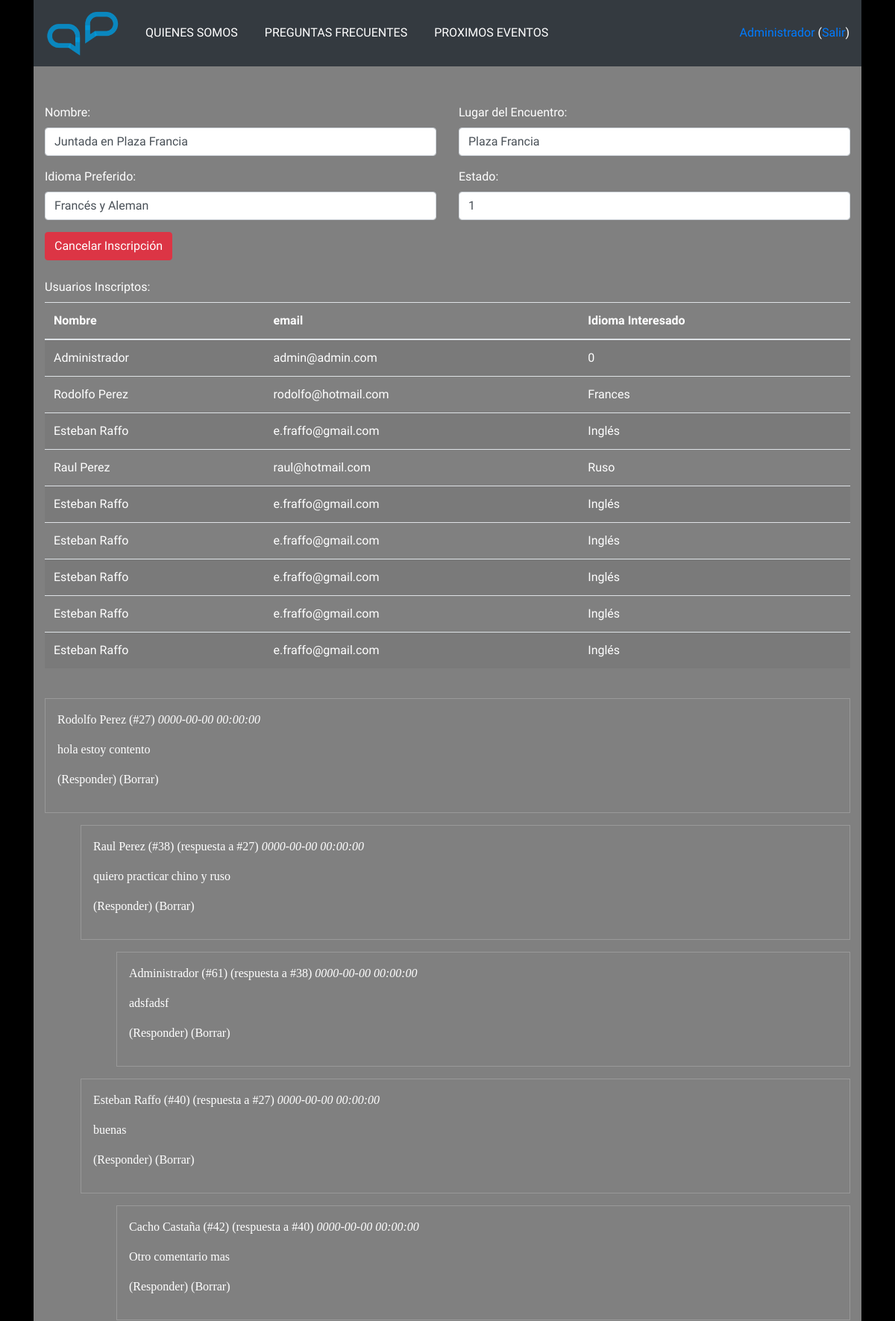
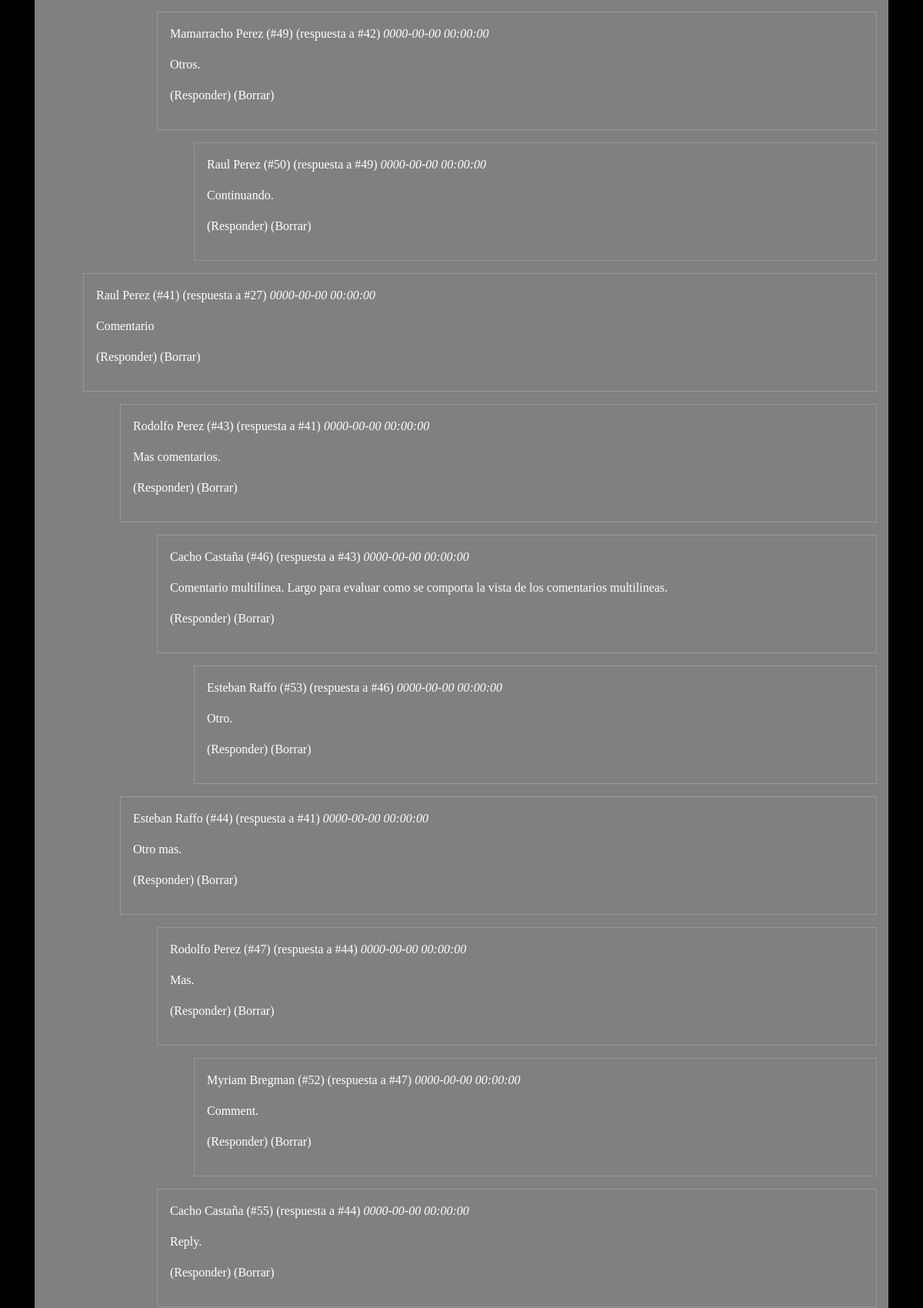
/EventoDetalle.php?id=1 (signed in, upper part), run on the app's committed database (2 pictures, top to bottom).
### tables this page shows
CREATE TABLE `users` (
  `id` int(10) NOT NULL AUTO_INCREMENT,
  `name` varchar(255) NOT NULL,
  `email` varchar(190) NOT NULL,
  `password` varchar(255) NOT NULL,
  `age` int(10) NOT NULL,
  `telephone` varchar(255) NOT NULL,
  `country` varchar(255) NOT NULL,
  `website` varchar(100) NOT NULL,
  `message` varchar(100) DEFAULT NULL,
  `sex` varchar(100) NOT NULL,
  `language` varchar(100) NOT NULL,
  `role_id` int(11) DEFAULT NULL,
  `created_at` timestamp NULL DEFAULT NULL,
  `updated_at` timestamp NULL DEFAULT NULL,
  `photo` varchar(255) DEFAULT NULL,
  PRIMARY KEY (`id`),
  UNIQUE KEY `users_email_unique` (`email`)
);

CREATE TABLE `events` (
  `id` int(10) NOT NULL AUTO_INCREMENT,
  `name` varchar(190) NOT NULL,
  `site` varchar(500) NOT NULL,
  `language` varchar(100) NOT NULL,
  `status_id` int(11) DEFAULT NULL,
  `created_at` timestamp NULL DEFAULT NULL,
  `updated_at` timestamp NULL DEFAULT NULL,
  PRIMARY KEY (`id`),
  UNIQUE KEY `event_name_unique` (`name`)
);

CREATE TABLE `inscriptions` (
  `id` int(10) NOT NULL AUTO_INCREMENT,
  `user_id` int(10) NOT NULL,
  `event_id` int(10) NOT NULL,
  `created_at` timestamp NULL DEFAULT NULL,
  `updated_at` timestamp NULL DEFAULT NULL,
  PRIMARY KEY (`id`),
  KEY `user_event_user_id_foreign` (`user_id`),
  KEY `user_event_event_id_foreign` (`event_id`),
  CONSTRAINT `user_event_event_id_foreign` FOREIGN KEY (`event_id`) REFERENCES `events` (`id`),
  CONSTRAINT `user_event_user_id_foreign` FOREIGN KEY (`user_id`) REFERENCES `users` (`id`)
);

CREATE TABLE `comments` (
  `id` int(11) NOT NULL AUTO_INCREMENT,
  `parent_id` int(11) NOT NULL,
  `event_id` int(11) NOT NULL,
  `user_id` int(11) NOT NULL,
  `comment` varchar(500) NOT NULL,
  `timestamp` datetime NOT NULL,
  PRIMARY KEY (`id`)
);

### EventoDetalle.php (the view, shortened to what the rows shown need)
<?php
  require_once("funciones.php");
    $Evento = traerEventoPorId($_GET['id']);
    $usuariosInscriptos = Inscripciones::ObtenerTodas($Evento->getId());
    $comentariosDelEvento = Comentarios::ObtenerTodos($Evento->getId());
    $nuevo = null;
  if(isset($_POST)) {
      $nuevo = isset($_GET['Nuevo']) ? $_GET['Nuevo'] : '';
	}
?>
<?php $TituloPagina = "Detalles del Evento"; include 'header.php'; ?>
<div class="data-form">
	<div class="row">
		<div class="col-sm">
			<div class="form-group">
				<label class="control-label">Nombre:</label>
				<input type="text" class="form-control" name="" value="<?=$Evento->getName()?>">
			</div>
		</div>
		<div class="col-sm">
			<div class="form-group">
				<label class="control-label">Lugar del Encuentro:</label>
				<input class="form-control" type="text" name="" value="<?=$Evento->getSite()?>">
      </div>
		</div>
  </div>
	<div class="row">
		<div class="col-sm">
			<div class="form-group">
				<label class="control-label">Idioma Preferido:</label>
				<input class="form-control" type="text" name="" value="<?=$Evento->getLanguage()?>">
      </div>
		</div>
		<div class="col-sm">
			<div class="form-group">
				<label class="control-label">Estado:</label>
				<input class="form-control" type="text" name="" value="<?=$Evento->getStatus()?>">
      </div>
		</div>
  </div>
</div>
<br><br>
<div class="row">
  <div class="col-sm">
    <?php if($usuariosInscriptos): ?>
      <table class="table table-striped table-hover">
        <thead>
          <tr>
            <th>Nombre</th>
            <th>email</th>
            <th>Idioma Interesado</th>
          </tr>
        </thead>
        <tbody>
          <?php foreach($usuariosInscriptos as $unaInscripcion): ?>
            <?php $unUsuario = traerUsuarioPorId($unaInscripcion->getUserId());?>
            <tr>
              <td><a href=usuarioDetalle.php?id=<?=$unUsuario->getId() ?> class='nombreUsuario'><?=$unUsuario->getName();?></a></td>
              <td><?=$unUsuario->getEmail();?></td>
              <td><?=$unUsuario->getLanguage();?></td>
            </tr>
          <?php endforeach; ?>
        </tbody>
      </table>
      <br>
    <?php else: ?>
      <label> No hay usuarios inscriptos en este evento</label>
      <br>
    <?php endif; ?>
  </div>
</div>
<?php if($comentariosDelEvento):  ?>
  <div class="table table-striped table-hover">
    <?php
      $pila = [];
      $actual = 0;
     while(count($comentariosDelEvento)) {
       if($pila) {
         $encontrado = false;
         for($x=0; $x<count($comentariosDelEvento) && !$encontrado; $x++) {
           if($comentariosDelEvento[$x]->getParentId() == end($pila)) {
             $actual = $x;
             $encontrado = true;
           }
         }
         if(!$encontrado) {
           array_pop($pila);
           $actual = 0;
           continue;
         }
       } else {
         $encontrado = false;
         for($x=$actual; $x<count($comentariosDelEvento) && !$encontrado; $x++) {
           if($comentariosDelEvento[$x]->getParentId() == 0) {
             $actual = $x;
             $encontrado = true;
           }
         }
       }
       array_push($pila, $comentariosDelEvento[$actual]->getId());
       $unComentario = $comentariosDelEvento[$actual];
       array_splice($comentariosDelEvento, $actual, 1);
       $enRespuestaA = $unComentario->getParentId() ? ' (respuesta a #' . $unComentario->getParentId() . ")" : "";
         $anidado = $unComentario->getParentId() == 0 ? '' : 'anidado'; ?>
         <ul class="<?=$anidado ?> <?=$nuevo==$unComentario->getId() ? 'nuevo' : ''?>" id=Comentario<?=$unComentario->getId() ?>>
           <div class='comment'>
            <p>
              <a href=usuarioDetalle.php?id=<?=$unComentario->getUserId() ?> class='nombreUsuario'><?=$unComentario->getUserName();?></a>
              (#<?=$unComentario->GetId() ?>) <?= $enRespuestaA ?>
              <em> <?=$unComentario->timestamp ?></em>
            </p>
            <p class="links-comentario"><?=$unComentario->getComment();?></p>
            <p>
                <a href=#
                  class="nombreUsuario"
                  data-toggle="collapse"
                  data-target="#Respuesta<?=$unComentario->GetId()?>"
                  role="button"
                  aria-expanded="false"
                  aria-controls="Respuesta<?=$unComentario->GetId()?>">
                  (Responder)
                </a>
              <?php if(($unComentario->getUserId() == $_SESSION['id']) || $usuario->isAdmin()): ?>
              <a href=deleteComment.php?id_comment=<?=$unComentario->GetId() ?>&id_event=<?=$_GET['id']?> class='links-comentario'>(Borrar)</a>
              <?php endif; ?>
            </p>
           </div>
           <?php
           for($x=0; $x<count($pila); $x++) {
             echo "</ul>";
           }
           ?>
         </div>
         <div>
           <ul>
           <?php
           for($x=0; $x<count($pila)-1; $x++) {
             echo "<ul class=" . $anidado . ">";
           }
           ?>
      <?php
    } ?>
  </div>
  <br><br>
<?php endif; ?>
<?php if($Evento->EstaInscripto($usuario->getId())): ?>
  <br>
<?php endif; ?>
<?php include 'footer.php' ?>

### header.php (shortened to what the rows shown need)
<?php require_once("funciones.php"); ?>
<!DOCTYPE html>
<html>
  <head>
    <link rel="stylesheet" href="css/styles.css">
  </head>
  <body>
    <div class="container">
      <nav class="navbar navbar-expand-lg navbar-dark bg-dark">
        <div class="collapse navbar-collapse" id="navbarSupportedContent">
          <div>
            <?php if(estaLogueado()): ?>
              <a href=perfil.php><?= $usuario->getAttr('name') ?> </a>
              (<a href=logout.php>Salir</a>)
            <?php else: ?>
              <a href=registracion.php><ion-icon name="person"></ion-icon>Registrar</a>
              <a href=login.php><ion-icon name="log-in"></ion-icon> Ingresar</a>
            <?php endif;?>
          </div>
        </div>
      </nav>
      <div class="row">
        <div class="col-sm cuerpo color-cuerpo">

### data on the page
users: name "Administrador"
events: name "Juntada en Plaza Francia", site "Plaza Francia", language "Francés y Aleman", status "1"
inscriptions: user.name "Administrador", user.email "admin@admin.com", user.language "0"
inscriptions: user.name "Rodolfo Perez", user.email "rodolfo@hotmail.com", user.language "Frances"
inscriptions: user.name "Esteban Raffo", user.email "e.fraffo@gmail.com", user.language "Inglés"
inscriptions: user.name "Raul Perez", user.email "raul@hotmail.com", user.language "Ruso"
inscriptions: user.name "Esteban Raffo", user.email "e.fraffo@gmail.com", user.language "Inglés"
inscriptions: user.name "Esteban Raffo", user.email "e.fraffo@gmail.com", user.language "Inglés"
inscriptions: user.name "Esteban Raffo", user.email "e.fraffo@gmail.com", user.language "Inglés"
inscriptions: user.name "Esteban Raffo", user.email "e.fraffo@gmail.com", user.language "Inglés"
inscriptions: user.name "Esteban Raffo", user.email "e.fraffo@gmail.com", user.language "Inglés"
comments: user.name "Rodolfo Perez", id "27", timestamp "0000-00-00 00:00:00", comment "hola estoy contento"
comments: user.name "Raul Perez", id "38", parent "(respuesta a #27)", timestamp "0000-00-00 00:00:00", comment "quiero practicar chino y ruso"
comments: user.name "Administrador", id "61", parent "(respuesta a #38)", timestamp "0000-00-00 00:00:00", comment "adsfadsf"
comments: user.name "Esteban Raffo", id "40", parent "(respuesta a #27)", timestamp "0000-00-00 00:00:00", comment "buenas"
comments: user.name "Cacho Castaña", id "42", parent "(respuesta a #40)", timestamp "0000-00-00 00:00:00", comment "Otro comentario mas"
comments: user.name "Mamarracho Perez", id "49", parent "(respuesta a #42)", timestamp "0000-00-00 00:00:00", comment "Otros."
comments: user.name "Raul Perez", id "50", parent "(respuesta a #49)", timestamp "0000-00-00 00:00:00", comment "Continuando."
comments: user.name "Raul Perez", id "41", parent "(respuesta a #27)", timestamp "0000-00-00 00:00:00", comment "Comentario"
comments: user.name "Rodolfo Perez", id "43", parent "(respuesta a #41)", timestamp "0000-00-00 00:00:00", comment "Mas comentarios."
comments: user.name "Cacho Castaña", id "46", parent "(respuesta a #43)", timestamp "0000-00-00 00:00:00", comment "Comentario multilinea. Largo para evaluar como se comporta la vista de los comentarios multilineas."
comments: user.name "Esteban Raffo", id "53", parent "(respuesta a #46)", timestamp "0000-00-00 00:00:00", comment "Otro."
comments: user.name "Esteban Raffo", id "44", parent "(respuesta a #41)", timestamp "0000-00-00 00:00:00", comment "Otro mas."
comments: user.name "Rodolfo Perez", id "47", parent "(respuesta a #44)", timestamp "0000-00-00 00:00:00", comment "Mas."
comments: user.name "Myriam Bregman", id "52", parent "(respuesta a #47)", timestamp "0000-00-00 00:00:00", comment "Comment."
comments: user.name "Cacho Castaña", id "55", parent "(respuesta a #44)", timestamp "0000-00-00 00:00:00", comment "Reply."
